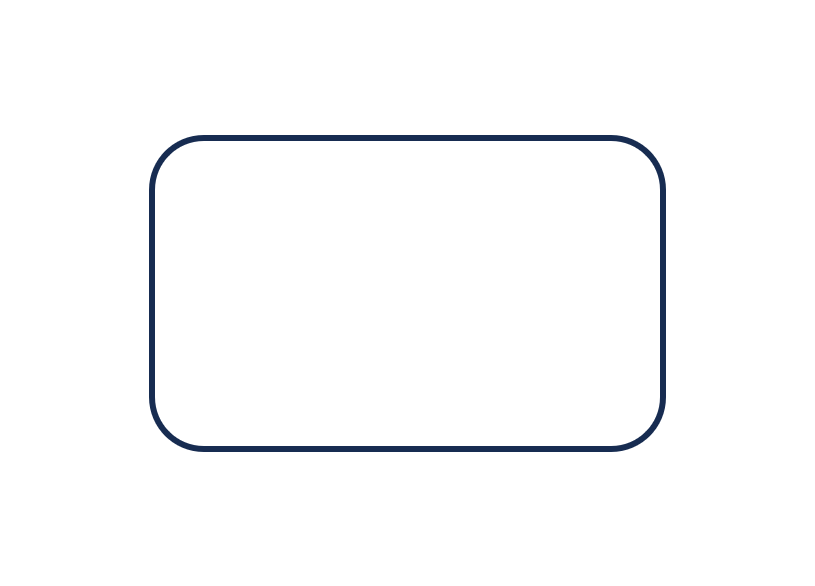
#> input picture reference_generation/test/test1.png, 815 x 586 px
$ jupyter execute --allow-errors cv.ipynb
#> lines starting #> are read from the running program, lines starting #| are printed output that depends on the picture; after the words box and inside, x2 and y2 are one past the last pixel; in counts of white or black regions, pixels touching at a corner belong together
[cell 1]
import cv2
import numpy as np
import matplotlib.pyplot as plt

# Create a blank white image
img = np.ones((400, 400, 3), dtype=np.uint8) * 255

# Draw a curve (e.g., a sine wave)
for x in range(0, 400):
    y = int(200 + 100 * np.sin(x * np.pi / 100))
    cv2.circle(img, (x, y), 1, (0, 0, 0), -1)
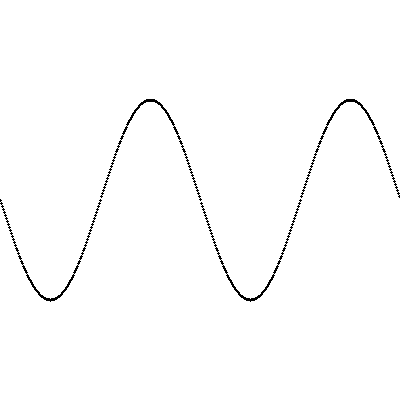
#> img: shape (400, 400, 3); 98.9% white; black in thin lines or dots, all inside (x1, y1, x2, y2) = (0, 99, 400, 302)

# Convert to grayscale and threshold
gray = cv2.cvtColor(img, cv2.COLOR_BGR2GRAY)
_, thresh = cv2.threshold(gray, 127, 255, cv2.THRESH_BINARY_INV)

# Save images for reference

folder_path = "test"
cv2.imwrite(f"{folder_path}/sine_curve.png", img)
cv2.imwrite(f"{folder_path}/sine_curve_thresh.png", thresh)

# Display the generated image
plt.imshow(cv2.cvtColor(img, cv2.COLOR_BGR2RGB))
plt.title("Generated Curve Image")
plt.axis("off")
plt.show()

[cell 2]
import cv2
import numpy as np

def extract_path_from_image(image_path, show=False):
    # Load image
#> called with image_path = 'test/test1.png', show = True
    img = cv2.imread(image_path)
#> img is the input picture: shape (586, 815, 3); mean B, G, R 251.6, 250.9, 250.5
    gray = cv2.cvtColor(img, cv2.COLOR_BGR2GRAY)
#> gray: shape (586, 815)

    # Threshold to binary
    _, thresh = cv2.threshold(gray, 127, 255, cv2.THRESH_BINARY_INV)
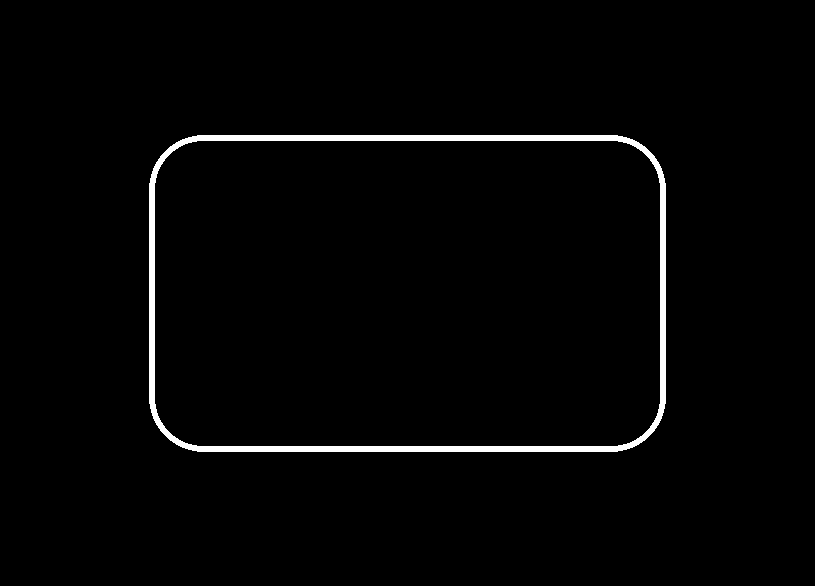
#> thresh: shape (586, 815); 1.9% white; 1 white region

    # Find contours
    contours, _ = cv2.findContours(thresh, cv2.RETR_EXTERNAL, cv2.CHAIN_APPROX_NONE)
#> contours = 1 contour; box (x1, y1, x2, y2) and area: (149, 135, 666, 452) 160512

    if not contours:
        raise ValueError("No contour found")

    # Choose the longest contour (assuming it's the drawn path)
    contour = max(contours, key=lambda c: len(c))
#> contour = contour of 1536 points, box (x1, y1, x2, y2) (149, 135, 666, 452), area 160512

    # Simplify contour to (x, y) points
    path = contour[:, 0, :]  # shape (N, 2)
#> path = 1536 pairs, first value 149 to 665, second value 135 to 451

    if show:
        display = img.copy()
        for (x, y) in path:
            cv2.circle(display, (x, y), 1, (0, 0, 255), -1)
#> this loop made 1536 passes
#> (x, y) on passes 1 to 3: (197, 135), (196, 136), (195, 136)
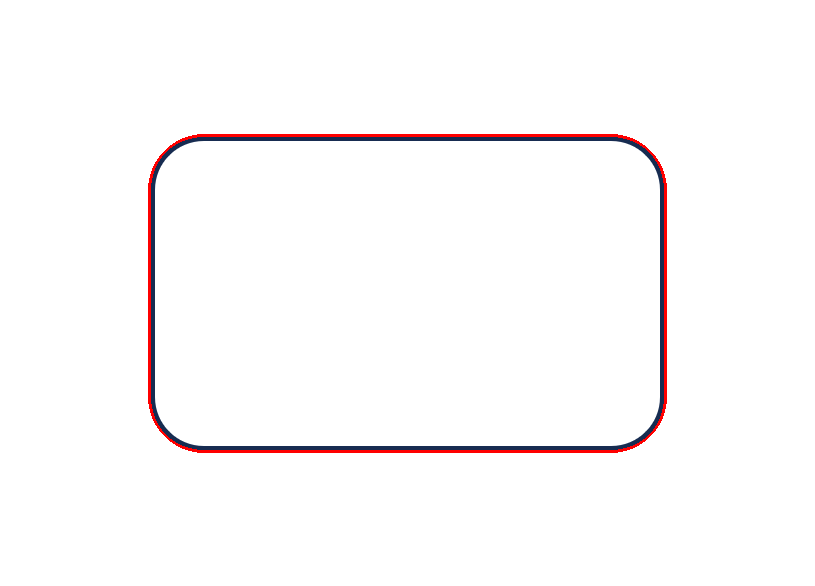
#> display: shape (586, 815, 3); 0.96% of pixels changed, all inside (x1, y1, x2, y2) = (148, 134, 667, 453)
        cv2.imshow("Path", display)
        cv2.waitKey(0)
        cv2.destroyAllWindows()

    return path.tolist()

# Example usage:
if __name__ == "__main__":
    path = extract_path_from_image("test/test1.png", show=True)
    print("Extracted path:", path)
#> (printed output is left out)

$ run again, with reference_generation/test/test2.png copied over reference_generation/test/test1.png
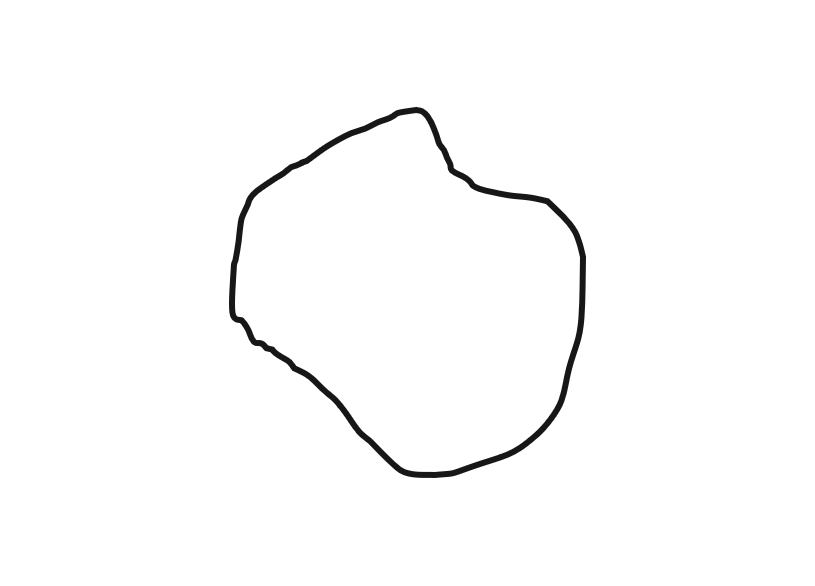
#> input picture reference_generation/test/test2.png, 815 x 586 px
#> in extract_path_from_image, img is the input picture: shape (586, 815, 3); mean B, G, R 251.7, 251.7, 251.7
#> in extract_path_from_image, `_, thresh = cv2.threshold(gray, 127, 255, cv2.THRESH_BINARY_INV)`:
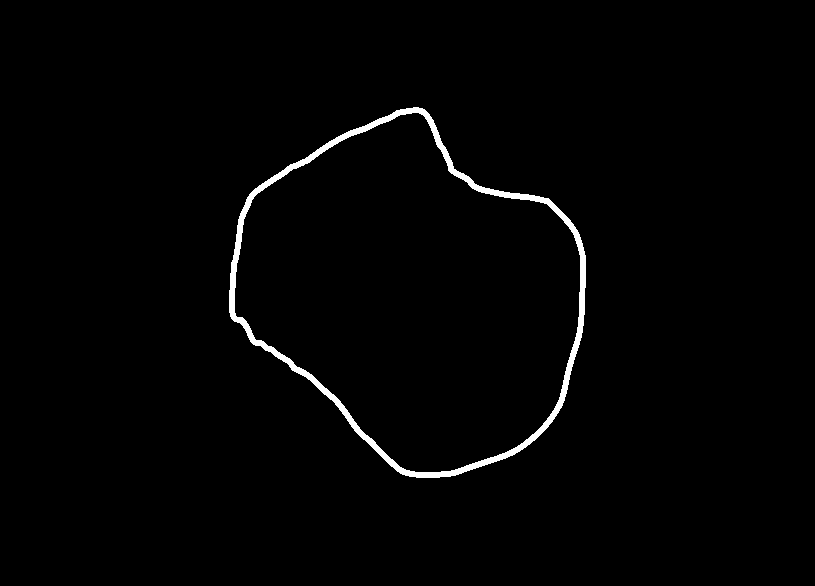
#> thresh: shape (586, 815); 1.4% white; 1 white region
#> contours = 1 contour; box (x1, y1, x2, y2) and area: (229, 107, 586, 478) 90360
#> contour = contour of 1017 points, box (x1, y1, x2, y2) (229, 107, 586, 478), area 90360
#> in extract_path_from_image, `path = contour[:, 0, :]`: path = 1017 pairs, first value 229 to 585, second value 107 to 477
#> the loop in extract_path_from_image, `for (x, y) in path:` made 1017 passes
#> (x, y) on passes 1 to 3: (413, 107), (412, 108), (411, 108)
#> after the loop in extract_path_from_image, `for (x, y) in path:`:
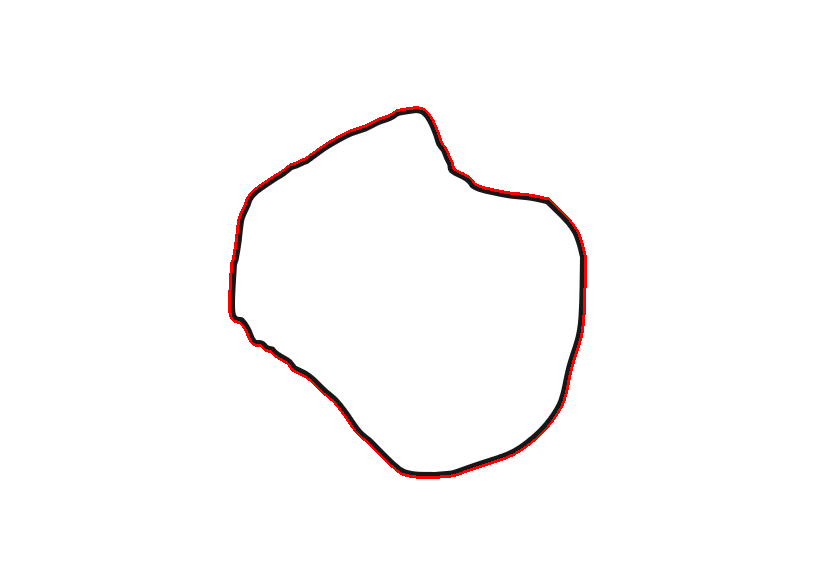
#> display: shape (586, 815, 3); 0.64% of pixels changed, all inside (x1, y1, x2, y2) = (228, 106, 587, 479)
#> (printed output is left out)
